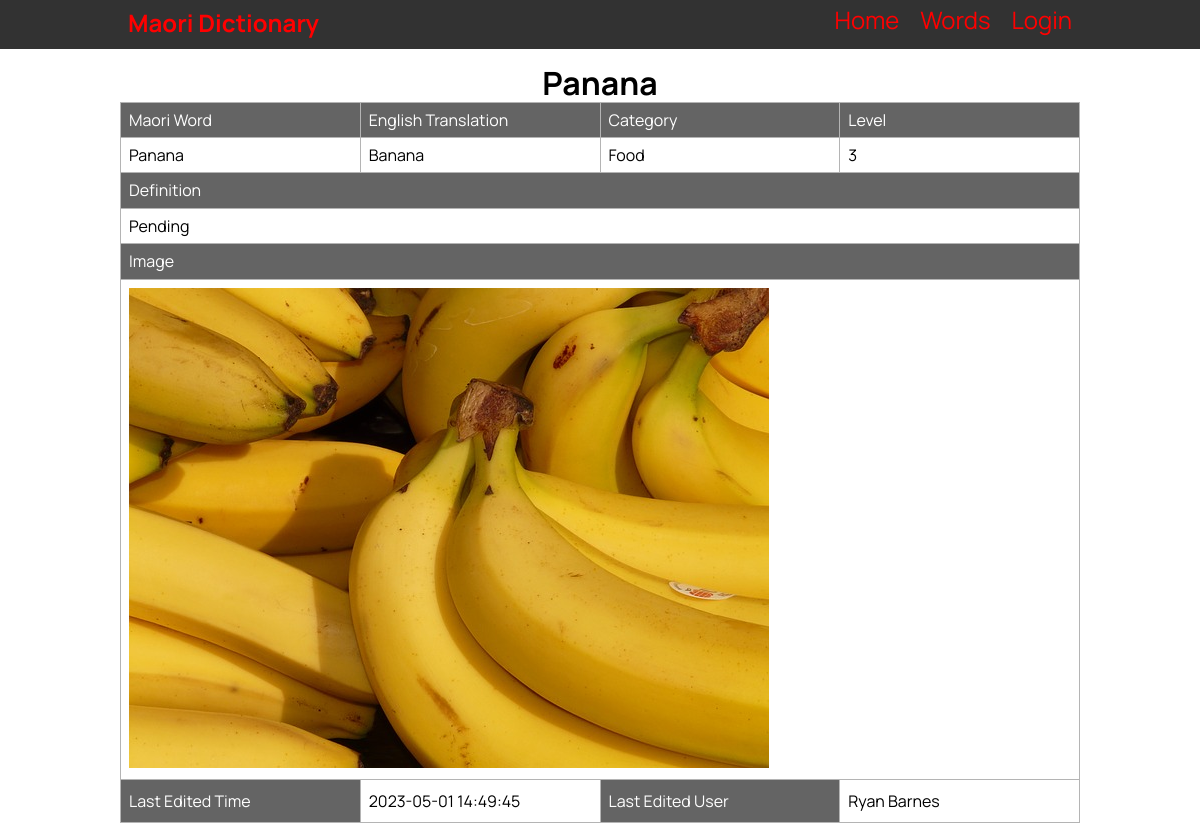
The app's page /individual_word/144, older data.
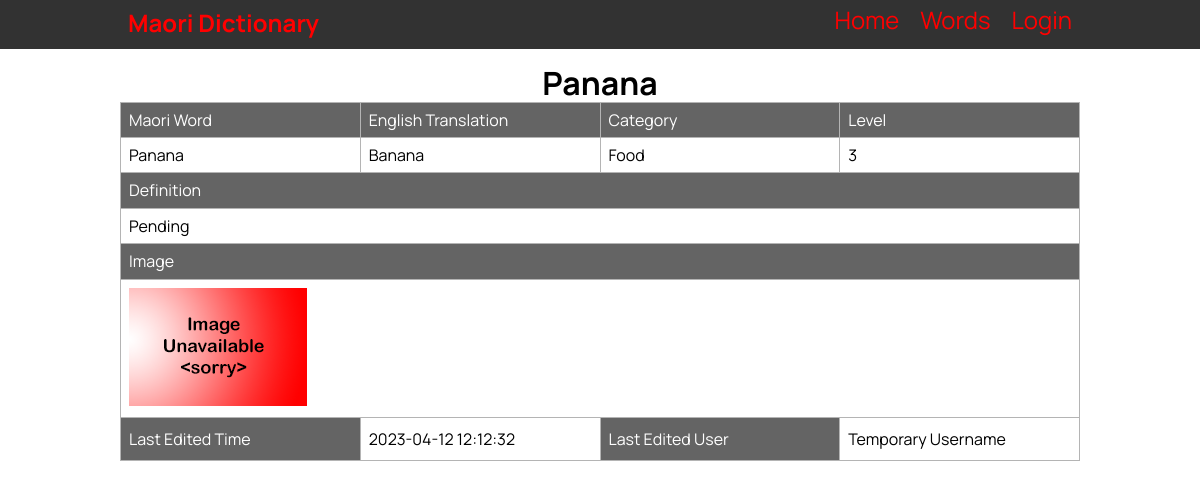
The same page, newer data.
### tables this page shows
CREATE TABLE "vocab_list"
(
    id                  integer
        constraint vocab_list_pk
            primary key autoincrement,
    maori_word          varchar(30),
    english_translation varchar(30),
    category            varchar(30),
    definition          varchar(100),
    level               integer,
    last_edited_time    date,
    last_edited_user    varchar(60)
, image_name varchar(30));

### app.py (the view)
@app.route('/individual_word/<word_id>')
def render_individual_word(word_id):
    word_info = get_word_info(word_id)
    return render_template('word_detail.html', page_name='Word ' + word_id, logged_in=is_logged_in(), admin=is_admin(),
                           word_information=word_info)

### app.py (called while the page is built)
def create_connection(db_file):
    try:
        connection = sqlite3.connect(db_file)
        return connection
    except Error as e:
        print(e)
    return None

def is_logged_in():
    if session.get('email') is None:
        return False
    else:
        return True

def is_admin():
    if is_logged_in():
        if session.get('role') == "Teacher" or session.get('role') == "Admin":
            return True
        else:
            return False
    else:
        return False

def get_word_info(word_id):
    con = create_connection(DATABASE)
    cur = con.cursor()
    query = "SELECT * FROM vocab_list WHERE id = ?"
    cur.execute(query, (word_id,))
    word_info = cur.fetchall()
    con.close()
    word_info = word_info[0]
    word_info = reformat_word_info(word_info)
    return word_info

def reformat_word_info(word):
    word_info = (word[0], str(word[1]).title(), str(word[2]).title(), str(word[3]).title(), str(word[4]).capitalize(),
                 word[5], word[6], word[7], word[8])
    return word_info

### templates/word_detail.html (shortened to what this page needs)
{% extends "base.html" %}
{% block pageheading %}{{ word_information[1] }}{% endblock %}
{% block main %}
<table id="wordinfomation">
    <tr class="header">
        <td style="width:25%">Maori Word</td>
        <td style="width:25%">English Translation</td>
        <td style="width:25%">Category</td>
        <td style="width:25%">Level</td>
    </tr>
    <tr>
        <td>{{ word_information[1] }}</td>
        <td>{{ word_information[2] }}</td>
        <td>{{ word_information[3] }}</td>
        <td>{{ word_information[5] }}</td>
    </tr>
    <tr class="header">
        <td colspan="4">Definition</td>
    </tr>
    <tr>
        <td colspan="4">{{ word_information[4] }}</td>
    </tr>
    <tr class="header">
        <td colspan="4">Image</td>
    </tr>
    <tr>
        <td colspan="4">
            <img src="/static/images/{{ word_information[8] }}.jpg">
        </td>
    </tr>
    <tr>
        <td class="header">Last Edited Time</td>
        <td>{{ word_information[6] }}</td>
        <td class="header">Last Edited User</td>
        <td>{{ word_information[7] }}</td>
    </tr>
</table>
{% endblock %}

### templates/base.html (shortened to what this page needs)
<!DOCTYPE html>
<html lang="en">
<head>
    <link rel="stylesheet" href="https://cdnjs.cloudflare.com/ajax/libs/normalize/8.0.1/normalize.css"/>
    <link href="{{ url_for('static', filename='MDW.css') }}" rel="stylesheet">
</head>
<body>
<nav>
    <div class="container">
        <div class="navbar-brand">
            <a href="/">Maori Dictionary</a>
        </div>
        <div class="navbar-links">
            <a href="/">Home</a>
            <a href="/word_list/0_0">Words</a>
            {% if logged_in %}
                {% if admin %}
                    <a href="/admin">Admin</a>
                {% endif %}
                <a href="/logout">Logout</a>
                {% else %}
                <a href="/login">Login</a>
            {% endif %}
        </div>
    </div>
</nav>
<div class="container">
    <header>
        <h1>{% block pageheading %}{% endblock %}</h1>
    </header>
    <main>
        {% block main %}
        {% endblock %}
    </main>
</div>
</body>
</html>

### static/MDW.css (style rules this page uses)
* { font-family: 'Manrope', sans-serif; padding: 0; margin: 0; box-sizing: border-box; }
body { background-color: rgb(255, 255, 255); }
.container { width: 80vw; margin: auto; }
.container::after { content: ""; clear: both; display: table; }
img { max-width: 100%; }
h1 { text-align: center; font-weight: bold; font-size: 2rem; margin: 0; }
nav { background-color: rgb(50, 50, 50); font-size: 1.5rem; padding-top: 0.4rem; padding-bottom: 0.7rem; margin-bottom: 1rem; }
.navbar-brand { display: inline; float: left; font-size: 1.7rem; font-weight: bold; }
.navbar-links { display: inline; float: right; }
nav a { padding: 0 0.5rem; font-size: 1.5rem; color: red; text-decoration: none; }
table { font-family: Arial, Helvetica, sans-serif; border-collapse: collapse; width: 100%; }
td, th { border: 1px solid #b4b4b4; padding: 8px; }
#word_list th, #filterlist th, #wordinfomation .header { padding-top: 12px; padding-bottom: 12px; text-align: left; background-color: #646464; color: white; }

Row changes from the older to the newer data that the page shows:
changed vocab_list "Panana": image_name: picture removed, a placeholder shows; last_edited_time "2023-05-01 14:49:45" → "2023-04-12 12:12:32"; last_edited_user "Ryan Barnes" → "Temporary Username"
